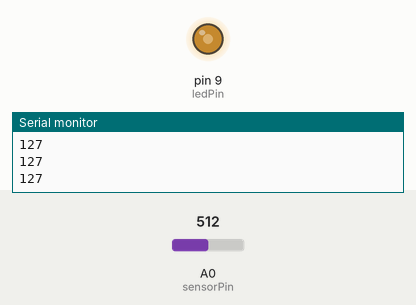
This sketch was run on a simulated Arduino Uno, built with avr-gcc and run on an emulated ATmega328P. On the bench: output pins drawn as LEDs (lit = HIGH), the last lines printed to the serial monitor. The inputs (shaded band) are chosen by the test bench; at power-on: A0 (sensorPin) = 512.

Above: at 1.2 s.
1.3 s: A0 (sensorPin) set to 716
At 2.4 s:
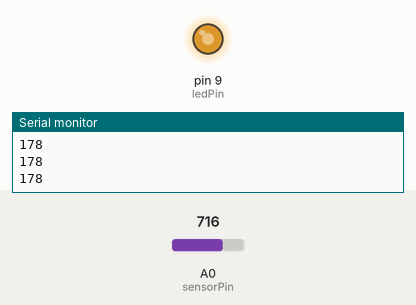
2.8 s: A0 (sensorPin) set to 900
At 3.6 s:
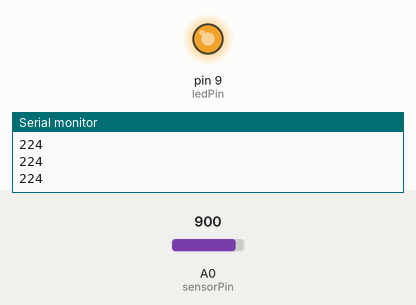
4.3 s: A0 (sensorPin) set to 122
At 4.7 s:
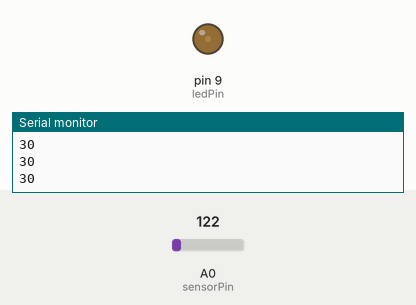
5.8 s: A0 (sensorPin) set to 0
At 7.0 s:
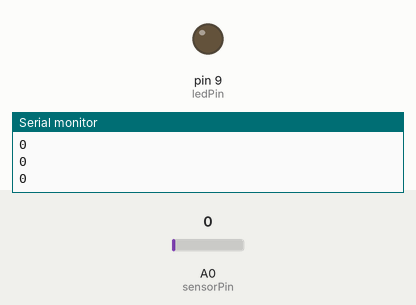
7.3 s: A0 (sensorPin) set to 511
At 8.1 s:
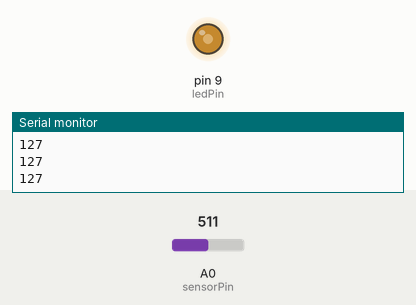
Timing chart, 0 to 9.8 s (numbered marks = the images above; inputs shaded):
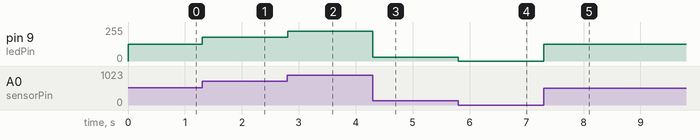

The sketch:

photoresistor.ino
```cpp
const int sensorPin=0;
const int ledPin=9;
int lightLevel,high=0,low=1023;
void setup() {
  // put your setup code here, to run once:
  pinMode(ledPin,OUTPUT);
  Serial.begin(9600);
}

void loop() {
  // put your main code here, to run repeatedly:
  lightLevel = analogRead(sensorPin);
  manualTune();
  analogWrite(ledPin,lightLevel);
  Serial.println(lightLevel);
}
  void manualTune(){
    lightLevel = map(lightLevel,0,1023,0,255);
    lightLevel = constrain(lightLevel,0,255);
  }
```

Measured:
- after the input at 1.3 s, pin 9 (ledPin): 127/255 → 178/255 at once
- after the input at 2.8 s, pin 9 (ledPin): 178/255 → 224/255 at once
- after the input at 4.3 s, pin 9 (ledPin): 224/255 → 30/255 at once
- after the input at 5.8 s, pin 9 (ledPin): 30/255 → 0/255 at once
- after the input at 7.3 s, pin 9 (ledPin): 0/255 → 127/255 at once
